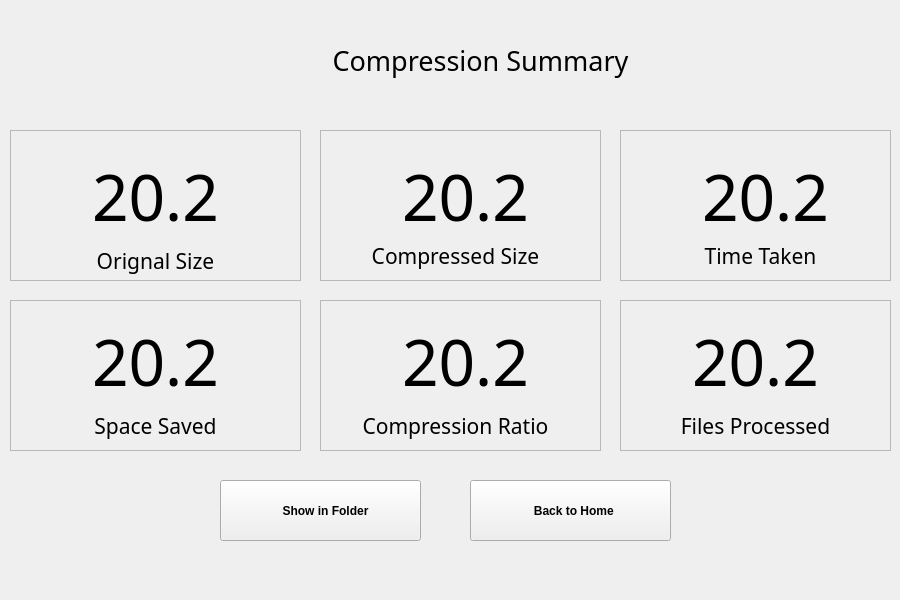
<?xml version="1.0" encoding="UTF-8"?>
<ui version="4.0">
 <class>MainWindow</class>
 <widget class="QMainWindow" name="MainWindow">
  <property name="geometry">
   <rect>
    <x>0</x>
    <y>0</y>
    <width>900</width>
    <height>600</height>
   </rect>
  </property>
  <property name="minimumSize">
   <size>
    <width>900</width>
    <height>600</height>
   </size>
  </property>
  <property name="maximumSize">
   <size>
    <width>900</width>
    <height>600</height>
   </size>
  </property>
  <property name="windowTitle">
   <string>MainWindow</string>
  </property>
  <widget class="QWidget" name="centralwidget">
   <widget class="QStackedWidget" name="stackedWidget">
    <property name="geometry">
     <rect>
      <x>0</x>
      <y>0</y>
      <width>891</width>
      <height>561</height>
     </rect>
    </property>
    <property name="minimumSize">
     <size>
      <width>0</width>
      <height>0</height>
     </size>
    </property>
    <property name="maximumSize">
     <size>
      <width>900</width>
      <height>600</height>
     </size>
    </property>
    <property name="currentIndex">
     <number>2</number>
    </property>
    <widget class="QWidget" name="homeTab">
     <property name="font">
      <font>
       <pointsize>12</pointsize>
      </font>
     </property>
     <property name="cursor">
      <cursorShape>PointingHandCursor</cursorShape>
     </property>
     <widget class="QLabel" name="label">
      <property name="geometry">
       <rect>
        <x>280</x>
        <y>20</y>
        <width>351</width>
        <height>71</height>
       </rect>
      </property>
      <property name="font">
       <font>
        <family>Bauhaus 93</family>
        <pointsize>36</pointsize>
       </font>
      </property>
      <property name="text">
       <string>COMPRESSO</string>
      </property>
      <property name="alignment">
       <set>Qt::AlignmentFlag::AlignCenter</set>
      </property>
     </widget>
     <widget class="QLabel" name="label_2">
      <property name="geometry">
       <rect>
        <x>270</x>
        <y>90</y>
        <width>371</width>
        <height>21</height>
       </rect>
      </property>
      <property name="font">
       <font>
        <family>High Tower Text</family>
        <pointsize>12</pointsize>
       </font>
      </property>
      <property name="text">
       <string>Your ultimate compression partner </string>
      </property>
      <property name="alignment">
       <set>Qt::AlignmentFlag::AlignCenter</set>
      </property>
     </widget>
     <widget class="QPushButton" name="compressbtn">
      <property name="geometry">
       <rect>
        <x>140</x>
        <y>330</y>
        <width>221</width>
        <height>91</height>
       </rect>
      </property>
      <property name="font">
       <font>
        <pointsize>12</pointsize>
        <bold>true</bold>
       </font>
      </property>
      <property name="cursor">
       <cursorShape>PointingHandCursor</cursorShape>
      </property>
      <property name="text">
       <string> Compress</string>
      </property>
      <property name="icon">
       <iconset>
        <normalon>:/icons/minimize-solid.svg</normalon>
       </iconset>
      </property>
     </widget>
     <widget class="QPushButton" name="decompressbtn">
      <property name="geometry">
       <rect>
        <x>520</x>
        <y>330</y>
        <width>231</width>
        <height>91</height>
       </rect>
      </property>
      <property name="font">
       <font>
        <pointsize>12</pointsize>
        <bold>true</bold>
       </font>
      </property>
      <property name="cursor">
       <cursorShape>PointingHandCursor</cursorShape>
      </property>
      <property name="text">
       <string> Decompress</string>
      </property>
      <property name="icon">
       <iconset>
        <normalon>:/icons/maximize-solid.svg</normalon>
       </iconset>
      </property>
     </widget>
    </widget>
    <widget class="QWidget" name="CompTab">
     <widget class="QLabel" name="label_3">
      <property name="geometry">
       <rect>
        <x>250</x>
        <y>60</y>
        <width>501</width>
        <height>41</height>
       </rect>
      </property>
      <property name="font">
       <font>
        <family>Britannic Bold</family>
        <pointsize>20</pointsize>
        <bold>false</bold>
       </font>
      </property>
      <property name="text">
       <string>Select   A   Folder   To   Compress</string>
      </property>
     </widget>
     <widget class="QPushButton" name="folderBtn">
      <property name="geometry">
       <rect>
        <x>130</x>
        <y>200</y>
        <width>151</width>
        <height>41</height>
       </rect>
      </property>
      <property name="cursor">
       <cursorShape>PointingHandCursor</cursorShape>
      </property>
      <property name="text">
       <string> Select Folder</string>
      </property>
      <property name="icon">
       <iconset>
        <normalon>:/icons/file-import-solid.svg</normalon>
       </iconset>
      </property>
     </widget>
     <widget class="QPushButton" name="CompressFileBtn">
      <property name="geometry">
       <rect>
        <x>330</x>
        <y>370</y>
        <width>231</width>
        <height>71</height>
       </rect>
      </property>
      <property name="font">
       <font>
        <pointsize>12</pointsize>
        <bold>true</bold>
       </font>
      </property>
      <property name="cursor">
       <cursorShape>PointingHandCursor</cursorShape>
      </property>
      <property name="text">
       <string> Compress</string>
      </property>
      <property name="icon">
       <iconset>
        <normalon>:/icons/minimize-solid.svg</normalon>
       </iconset>
      </property>
     </widget>
     <widget class="QPushButton" name="homeBtn_2">
      <property name="geometry">
       <rect>
        <x>0</x>
        <y>0</y>
        <width>83</width>
        <height>29</height>
       </rect>
      </property>
      <property name="text">
       <string> Home</string>
      </property>
      <property name="icon">
       <iconset>
        <normalon>:/icons/house-solid.svg</normalon>
       </iconset>
      </property>
     </widget>
     <widget class="QLineEdit" name="filePathbox">
      <property name="geometry">
       <rect>
        <x>280</x>
        <y>200</y>
        <width>481</width>
        <height>41</height>
       </rect>
      </property>
      <property name="readOnly">
       <bool>true</bool>
      </property>
      <property name="placeholderText">
       <string>Folder Path</string>
      </property>
     </widget>
     <widget class="QProgressBar" name="progressBar">
      <property name="geometry">
       <rect>
        <x>180</x>
        <y>340</y>
        <width>581</width>
        <height>23</height>
       </rect>
      </property>
      <property name="value">
       <number>24</number>
      </property>
     </widget>
    </widget>
    <widget class="QWidget" name="StatsTab">
     <property name="font">
      <font>
       <family>Segoe UI</family>
       <pointsize>36</pointsize>
      </font>
     </property>
     <widget class="QLabel" name="StatsHeader">
      <property name="geometry">
       <rect>
        <x>280</x>
        <y>40</y>
        <width>401</width>
        <height>41</height>
       </rect>
      </property>
      <property name="font">
       <font>
        <family>Britannic Bold</family>
        <pointsize>20</pointsize>
        <bold>false</bold>
       </font>
      </property>
      <property name="text">
       <string>Compression Summary</string>
      </property>
      <property name="alignment">
       <set>Qt::AlignmentFlag::AlignCenter</set>
      </property>
     </widget>
     <widget class="QFrame" name="stat4">
      <property name="geometry">
       <rect>
        <x>620</x>
        <y>130</y>
        <width>271</width>
        <height>151</height>
       </rect>
      </property>
      <property name="frameShape">
       <enum>QFrame::Shape::StyledPanel</enum>
      </property>
      <property name="frameShadow">
       <enum>QFrame::Shadow::Raised</enum>
      </property>
      <widget class="QLabel" name="timeTakenD">
       <property name="geometry">
        <rect>
         <x>10</x>
         <y>0</y>
         <width>271</width>
         <height>131</height>
        </rect>
       </property>
       <property name="font">
        <font>
         <family>Bernard MT Condensed</family>
         <pointsize>48</pointsize>
        </font>
       </property>
       <property name="text">
        <string>20.2</string>
       </property>
       <property name="alignment">
        <set>Qt::AlignmentFlag::AlignCenter</set>
       </property>
      </widget>
      <widget class="QLabel" name="label_14">
       <property name="geometry">
        <rect>
         <x>10</x>
         <y>110</y>
         <width>261</width>
         <height>31</height>
        </rect>
       </property>
       <property name="font">
        <font>
         <family>High Tower Text</family>
         <pointsize>16</pointsize>
        </font>
       </property>
       <property name="text">
        <string>Time Taken</string>
       </property>
       <property name="alignment">
        <set>Qt::AlignmentFlag::AlignCenter</set>
       </property>
      </widget>
     </widget>
     <widget class="QFrame" name="stat3">
      <property name="geometry">
       <rect>
        <x>320</x>
        <y>130</y>
        <width>281</width>
        <height>151</height>
       </rect>
      </property>
      <property name="frameShape">
       <enum>QFrame::Shape::StyledPanel</enum>
      </property>
      <property name="frameShadow">
       <enum>QFrame::Shadow::Raised</enum>
      </property>
      <widget class="QLabel" name="cmpFileSizeD">
       <property name="geometry">
        <rect>
         <x>10</x>
         <y>0</y>
         <width>271</width>
         <height>131</height>
        </rect>
       </property>
       <property name="font">
        <font>
         <family>Bernard MT Condensed</family>
         <pointsize>48</pointsize>
        </font>
       </property>
       <property name="text">
        <string>20.2</string>
       </property>
       <property name="alignment">
        <set>Qt::AlignmentFlag::AlignCenter</set>
       </property>
      </widget>
      <widget class="QLabel" name="label_13">
       <property name="geometry">
        <rect>
         <x>0</x>
         <y>110</y>
         <width>271</width>
         <height>31</height>
        </rect>
       </property>
       <property name="font">
        <font>
         <family>High Tower Text</family>
         <pointsize>16</pointsize>
        </font>
       </property>
       <property name="text">
        <string>Compressed Size</string>
       </property>
       <property name="alignment">
        <set>Qt::AlignmentFlag::AlignCenter</set>
       </property>
      </widget>
     </widget>
     <widget class="QFrame" name="stat2">
      <property name="geometry">
       <rect>
        <x>10</x>
        <y>130</y>
        <width>291</width>
        <height>151</height>
       </rect>
      </property>
      <property name="frameShape">
       <enum>QFrame::Shape::StyledPanel</enum>
      </property>
      <property name="frameShadow">
       <enum>QFrame::Shadow::Raised</enum>
      </property>
      <widget class="QLabel" name="orgFileSizeD">
       <property name="geometry">
        <rect>
         <x>10</x>
         <y>0</y>
         <width>271</width>
         <height>131</height>
        </rect>
       </property>
       <property name="font">
        <font>
         <family>Bernard MT Condensed</family>
         <pointsize>48</pointsize>
        </font>
       </property>
       <property name="text">
        <string>20.2</string>
       </property>
       <property name="alignment">
        <set>Qt::AlignmentFlag::AlignCenter</set>
       </property>
      </widget>
      <widget class="QLabel" name="label_12">
       <property name="geometry">
        <rect>
         <x>10</x>
         <y>110</y>
         <width>271</width>
         <height>41</height>
        </rect>
       </property>
       <property name="font">
        <font>
         <family>High Tower Text</family>
         <pointsize>16</pointsize>
        </font>
       </property>
       <property name="text">
        <string>Orignal Size</string>
       </property>
       <property name="alignment">
        <set>Qt::AlignmentFlag::AlignCenter</set>
       </property>
      </widget>
     </widget>
     <widget class="QPushButton" name="showInFolderBtn">
      <property name="geometry">
       <rect>
        <x>220</x>
        <y>480</y>
        <width>201</width>
        <height>61</height>
       </rect>
      </property>
      <property name="font">
       <font>
        <family>Segoe UI</family>
        <pointsize>9</pointsize>
        <bold>true</bold>
       </font>
      </property>
      <property name="cursor">
       <cursorShape>PointingHandCursor</cursorShape>
      </property>
      <property name="text">
       <string>   Show in Folder</string>
      </property>
      <property name="icon">
       <iconset resource="res.qrc">
        <normaloff>:/icons/file-zipper-solid.svg</normaloff>:/icons/file-zipper-solid.svg</iconset>
      </property>
     </widget>
     <widget class="QPushButton" name="homeBtnS">
      <property name="geometry">
       <rect>
        <x>470</x>
        <y>480</y>
        <width>201</width>
        <height>61</height>
       </rect>
      </property>
      <property name="font">
       <font>
        <family>Segoe UI</family>
        <pointsize>9</pointsize>
        <bold>true</bold>
       </font>
      </property>
      <property name="cursor">
       <cursorShape>PointingHandCursor</cursorShape>
      </property>
      <property name="text">
       <string>  Back to Home</string>
      </property>
      <property name="icon">
       <iconset resource="res.qrc">
        <normaloff>:/icons/house-solid.svg</normaloff>:/icons/house-solid.svg</iconset>
      </property>
     </widget>
     <widget class="QFrame" name="stat_3">
      <property name="geometry">
       <rect>
        <x>10</x>
        <y>300</y>
        <width>291</width>
        <height>151</height>
       </rect>
      </property>
      <property name="frameShape">
       <enum>QFrame::Shape::StyledPanel</enum>
      </property>
      <property name="frameShadow">
       <enum>QFrame::Shadow::Raised</enum>
      </property>
      <widget class="QLabel" name="spaceSavedD">
       <property name="geometry">
        <rect>
         <x>10</x>
         <y>0</y>
         <width>271</width>
         <height>121</height>
        </rect>
       </property>
       <property name="font">
        <font>
         <family>Bernard MT Condensed</family>
         <pointsize>48</pointsize>
        </font>
       </property>
       <property name="text">
        <string>20.2</string>
       </property>
       <property name="alignment">
        <set>Qt::AlignmentFlag::AlignCenter</set>
       </property>
      </widget>
      <widget class="QLabel" name="spaceLabel">
       <property name="geometry">
        <rect>
         <x>10</x>
         <y>110</y>
         <width>271</width>
         <height>31</height>
        </rect>
       </property>
       <property name="font">
        <font>
         <family>High Tower Text</family>
         <pointsize>16</pointsize>
        </font>
       </property>
       <property name="text">
        <string>Space Saved</string>
       </property>
       <property name="alignment">
        <set>Qt::AlignmentFlag::AlignCenter</set>
       </property>
      </widget>
     </widget>
     <widget class="QFrame" name="stat_4">
      <property name="geometry">
       <rect>
        <x>320</x>
        <y>300</y>
        <width>281</width>
        <height>151</height>
       </rect>
      </property>
      <property name="frameShape">
       <enum>QFrame::Shape::StyledPanel</enum>
      </property>
      <property name="frameShadow">
       <enum>QFrame::Shadow::Raised</enum>
      </property>
      <widget class="QLabel" name="cmpRatioD">
       <property name="geometry">
        <rect>
         <x>10</x>
         <y>0</y>
         <width>271</width>
         <height>121</height>
        </rect>
       </property>
       <property name="font">
        <font>
         <family>Bernard MT Condensed</family>
         <pointsize>48</pointsize>
        </font>
       </property>
       <property name="text">
        <string>20.2</string>
       </property>
       <property name="alignment">
        <set>Qt::AlignmentFlag::AlignCenter</set>
       </property>
      </widget>
      <widget class="QLabel" name="label_16">
       <property name="geometry">
        <rect>
         <x>0</x>
         <y>110</y>
         <width>271</width>
         <height>31</height>
        </rect>
       </property>
       <property name="font">
        <font>
         <family>High Tower Text</family>
         <pointsize>16</pointsize>
        </font>
       </property>
       <property name="text">
        <string>Compression Ratio</string>
       </property>
       <property name="alignment">
        <set>Qt::AlignmentFlag::AlignCenter</set>
       </property>
      </widget>
     </widget>
     <widget class="QFrame" name="stat_5">
      <property name="geometry">
       <rect>
        <x>620</x>
        <y>300</y>
        <width>271</width>
        <height>151</height>
       </rect>
      </property>
      <property name="frameShape">
       <enum>QFrame::Shape::StyledPanel</enum>
      </property>
      <property name="frameShadow">
       <enum>QFrame::Shadow::Raised</enum>
      </property>
      <widget class="QLabel" name="filesProcessed">
       <property name="geometry">
        <rect>
         <x>0</x>
         <y>0</y>
         <width>271</width>
         <height>121</height>
        </rect>
       </property>
       <property name="font">
        <font>
         <family>Bernard MT Condensed</family>
         <pointsize>48</pointsize>
        </font>
       </property>
       <property name="text">
        <string>20.2</string>
       </property>
       <property name="alignment">
        <set>Qt::AlignmentFlag::AlignCenter</set>
       </property>
      </widget>
      <widget class="QLabel" name="label_17">
       <property name="geometry">
        <rect>
         <x>0</x>
         <y>110</y>
         <width>271</width>
         <height>31</height>
        </rect>
       </property>
       <property name="font">
        <font>
         <family>High Tower Text</family>
         <pointsize>16</pointsize>
        </font>
       </property>
       <property name="text">
        <string>Files Processed</string>
       </property>
       <property name="alignment">
        <set>Qt::AlignmentFlag::AlignCenter</set>
       </property>
      </widget>
     </widget>
    </widget>
    <widget class="QWidget" name="DecompTab">
     <property name="font">
      <font>
       <pointsize>9</pointsize>
       <bold>false</bold>
      </font>
     </property>
     <widget class="QLabel" name="label_7">
      <property name="geometry">
       <rect>
        <x>240</x>
        <y>60</y>
        <width>521</width>
        <height>41</height>
       </rect>
      </property>
      <property name="font">
       <font>
        <family>Britannic Bold</family>
        <pointsize>20</pointsize>
        <bold>false</bold>
       </font>
      </property>
      <property name="text">
       <string>Select   A   Folder  to  Decompress</string>
      </property>
     </widget>
     <widget class="QLineEdit" name="filePathbox_2">
      <property name="geometry">
       <rect>
        <x>290</x>
        <y>200</y>
        <width>481</width>
        <height>41</height>
       </rect>
      </property>
      <property name="text">
       <string/>
      </property>
      <property name="readOnly">
       <bool>true</bool>
      </property>
      <property name="placeholderText">
       <string>Folder Path</string>
      </property>
     </widget>
     <widget class="QPushButton" name="folderBtn_2">
      <property name="geometry">
       <rect>
        <x>130</x>
        <y>200</y>
        <width>161</width>
        <height>41</height>
       </rect>
      </property>
      <property name="text">
       <string> Select folder</string>
      </property>
      <property name="icon">
       <iconset>
        <normalon>:/icons/file-import-solid.svg</normalon>
       </iconset>
      </property>
     </widget>
     <widget class="QProgressBar" name="dCompressbar">
      <property name="geometry">
       <rect>
        <x>170</x>
        <y>330</y>
        <width>591</width>
        <height>21</height>
       </rect>
      </property>
      <property name="value">
       <number>24</number>
      </property>
     </widget>
     <widget class="QPushButton" name="DecompressFileBtn">
      <property name="geometry">
       <rect>
        <x>330</x>
        <y>370</y>
        <width>231</width>
        <height>71</height>
       </rect>
      </property>
      <property name="font">
       <font>
        <pointsize>12</pointsize>
        <bold>true</bold>
       </font>
      </property>
      <property name="text">
       <string> Decompress</string>
      </property>
      <property name="icon">
       <iconset>
        <normalon>:/icons/maximize-solid.svg</normalon>
       </iconset>
      </property>
     </widget>
     <widget class="QPushButton" name="homeBtn">
      <property name="geometry">
       <rect>
        <x>0</x>
        <y>0</y>
        <width>83</width>
        <height>29</height>
       </rect>
      </property>
      <property name="text">
       <string> Home</string>
      </property>
      <property name="icon">
       <iconset>
        <normalon>:/icons/house-solid.svg</normalon>
       </iconset>
      </property>
     </widget>
    </widget>
   </widget>
  </widget>
 </widget>
 <resources>
  <include location="res.qrc"/>
 </resources>
 <connections/>
</ui>
